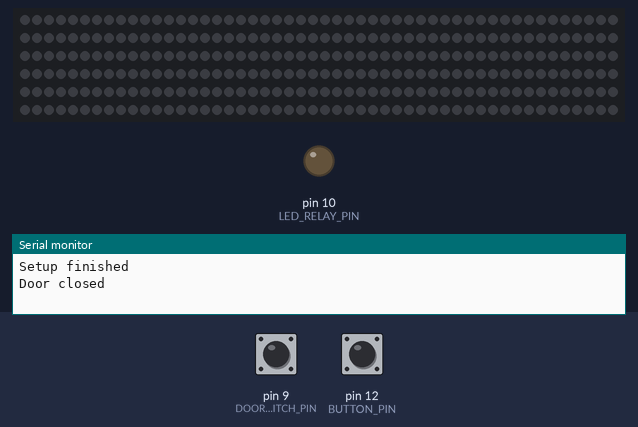
Recording of a sketch running on a simulated Arduino Uno, built with avr-gcc and run on an emulated ATmega328P. On the bench: 300 RGB LEDs in strip order, left to right, continuing on the next row, output pins drawn as LEDs (lit = HIGH), the last lines printed to the serial monitor. Inputs (shaded band) come from the test bench; at power-on: pin 9 (DOOR_SWITCH_PIN) HIGH, pin 12 (BUTTON_PIN) HIGH.

Above: at 1.2 s.
1.3 s: pin 9 (DOOR_SWITCH_PIN) pulled LOW for 0.15 s
At 2.1 s:
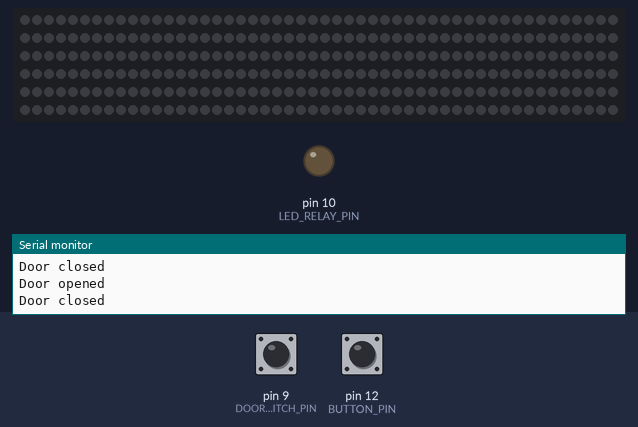
2.9 s: pin 12 (BUTTON_PIN) pulled LOW for 0.15 s
At 4.1 s:
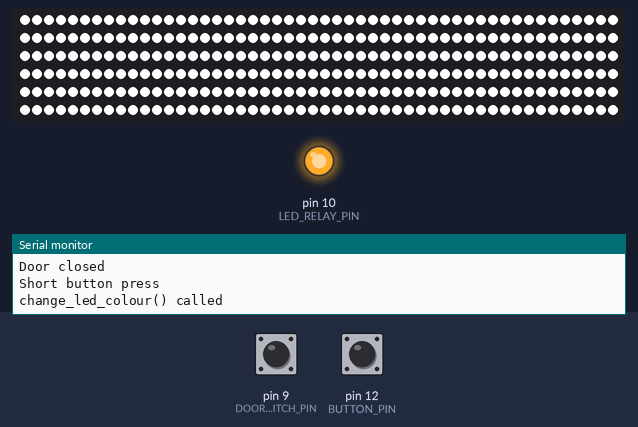
4.6 s: pin 12 (BUTTON_PIN) pulled LOW for 1 s
At 6.5 s:
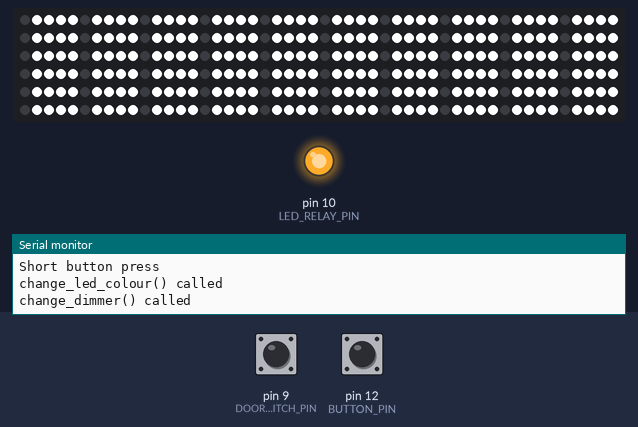
7.1 s: pin 12 (BUTTON_PIN) pulled LOW for 0.15 s
At 8.3 s:
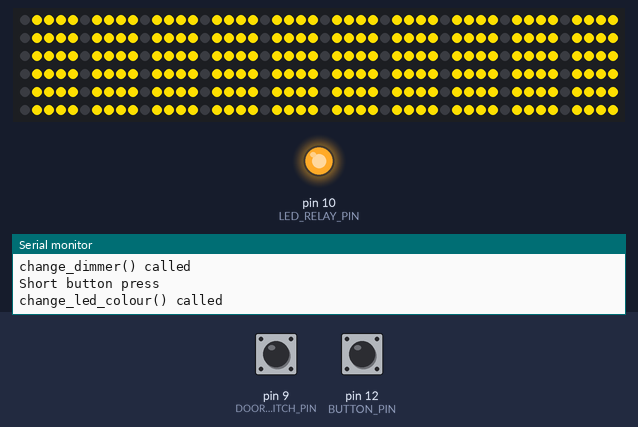
8.7 s: pin 9 (DOOR_SWITCH_PIN) pulled LOW for 1 s
At 10.7 s:
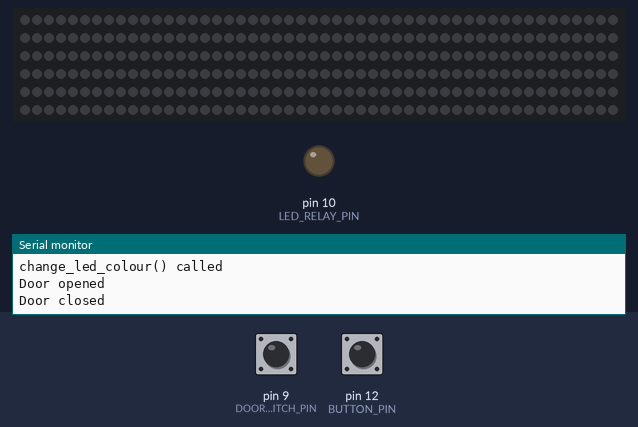
11.2 s: pin 9 (DOOR_SWITCH_PIN) pulled LOW for 3.2 s
At 11.7 s:
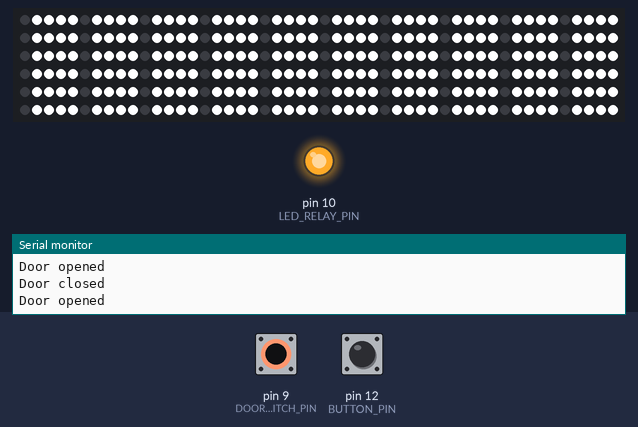
Timing chart, 0 to 15.9 s (numbered marks = the images above; inputs shaded):
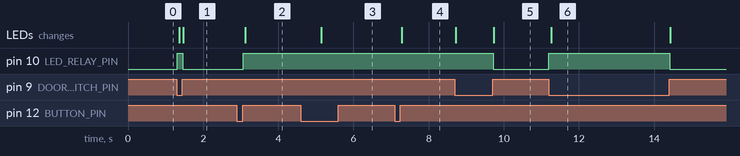

The sketch:

CanopyLights.ino
```cpp
// Adding a 5A fuse to your 12V supply cable is srtongly recommended

// There are two ways to use this module:
// - Run a cable from the DOOR terminal to a door switch that will ground it when the door is open
// or
// - Short the DOOR terminal to one of the GND terminals, and use your own external relay to switch the 12V supply

// LEDs are WS2815 (12V power with 5V logic, ~2kHz refresh reliably [though some datasheets will claim up to 8kHz])

// You'll need to install the FastLED library for this to compile
// Instructions for installing libraries with the library manager here: https://www.arduino.cc/en/guide/libraries#toc3
#include <FastLED.h>  // By Daniel Garcia (you can also get it at https://github.com/FastLED/FastLED if you want to install from zip)


// ========== Pins ==========
const uint8_t DOOR_SWITCH_PIN = 9;
const uint8_t LED_RELAY_PIN = 10;
const uint8_t LED_DATA_PIN = 11;
const uint8_t BUTTON_PIN = 12;


// ========== LED settings ==========
const uint16_t LED_COUNT = 300;  // This must be greater than or equal to the number of LEDs
const uint8_t BRIGHTNESS = 255;
// WS2815 LEDs haven't been added to FastLED, but WS2811 is close enough
#define LED_TYPE WS2811
const uint8_t DIMMER_GROUP_SIZE = 5;
const CRGB WHITE = CRGB::White;
const CRGB INSECT_COLOUR = CRGB(0xFF, 0xDF, 0x00);
const CRGB LEDS_OFF = CRGB::Black;
const uint32_t AUTO_POWER_OFF_TIME_MS = 600000;  // 10 minutes
const uint32_t LED_UPDATE_PERIOD = 50;  // 20 Hz


// ========== Button settings ==========
const uint32_t BUTTON_DEBOUNCE_MS = 50;
const uint32_t BUTTON_MAX_COLOUR_PRESS_MS = 500; // Holding the button longer than this will dim the LEDs
const uint32_t BUTTON_DIMMER_CYCLE_MS = 500;  // How often to change the LED dimming when the button is held


// ========== Door switch settings =========
const uint32_t DOOR_SWITCH_DEBOUNCE_MS = 50;


// ========== LED variables ==========
CRGB leds[LED_COUNT];
CRGB current_colour = WHITE;
int8_t current_dimming_level = 0;
uint32_t last_led_update = 0;
bool force_update = true;
uint32_t auto_power_off_timer_start = 0;


// ========== Button variables ==========
uint32_t last_button_transition = 0;


// ========== Relay variables ==========
bool relay_enabled = true;


void paint_leds(){
	if (millis() - last_led_update > LED_UPDATE_PERIOD || force_update){
		// Use the relay to turn the power to the LEDs on or off
		if (current_colour == LEDS_OFF){
			digitalWrite(LED_RELAY_PIN, LOW);
			relay_enabled = false;
		}
		else{
			digitalWrite(LED_RELAY_PIN, HIGH);
			if (!relay_enabled){
				delay(50);  // This gives the relay time to close before we send data to the LEDs
			}
			relay_enabled = true;
		}

		// current_dimming_level determines how many LEDs in a dimming group should be shut down.
		// DIMMER_GROUP_SIZE defines how many LEDs are in a dimming group.
		// The maximum dimming_level is DIMMER_GROUP_SIZE - 1 (otherwise you would shut down all LEDs)

		// Ensure dimming level isn't accidentally set too high or too low
		if (current_dimming_level > DIMMER_GROUP_SIZE - 1){
			current_dimming_level = DIMMER_GROUP_SIZE - 1;
		}
		if (current_dimming_level < 0){
			current_dimming_level = 0;
		}

		// Turn LEDs on/off to achieve the desired dimming level
		for(uint16_t led_num=0; led_num < LED_COUNT; led_num++){
			if (led_num % DIMMER_GROUP_SIZE >= current_dimming_level){
				leds[led_num] = current_colour;
			}
			else{
				leds[led_num] = LEDS_OFF;
			}
		}
		FastLED.show();
		last_led_update = millis();
	}
}


void change_dimmer(){
	Serial.println(F("change_dimmer() called"));
	static int8_t dimmer_direction = 1;
	current_dimming_level += dimmer_direction;
	if (current_dimming_level >= DIMMER_GROUP_SIZE - 1){
		dimmer_direction = -1;
	}
	else if (current_dimming_level == 0){
		dimmer_direction = 1;
	}
	force_update = true;
	auto_power_off_timer_start = millis();
}


void change_led_colour(){
	Serial.println(F("change_led_colour() called"));
	if (current_colour == WHITE){
		current_colour = INSECT_COLOUR;
	}
	else if (current_colour == INSECT_COLOUR){
		current_colour = LEDS_OFF;
	}
	else{
		current_colour = WHITE;
	}
	force_update = true;
	auto_power_off_timer_start = millis();
}


void check_button(){
	// Variables to keep track of the button through time
	// Note that a button state of HIGH means it's not pressed,
	// and LOW means that is is pressed because we're using the INPUT_PULLUP pin mode
	static uint8_t old_button_state = HIGH;
	static uint32_t last_dimmer_change = 0;

	// Read the button
	uint8_t new_button_state = digitalRead(BUTTON_PIN);

	// Check if the button has changed state
	if (new_button_state != old_button_state){
		old_button_state = new_button_state;
		// Debounce the button: https://www.arduino.cc/en/Tutorial/BuiltInExamples/Debounce
		if (millis() - last_button_transition >= BUTTON_DEBOUNCE_MS){
			// Change colour if the button was only pressed for a short time
			if (new_button_state == HIGH){
				if (last_dimmer_change == 0){
					Serial.println(F("Short button press"));
					change_led_colour();
				}
				last_dimmer_change = 0;
			}
			last_button_transition = millis();
		}
	}
	// Check if the button is being held
	else if (new_button_state == LOW && millis() - last_button_transition >= BUTTON_MAX_COLOUR_PRESS_MS){
		// Cycle the dimmer every so often
		if (millis() - last_dimmer_change >= BUTTON_DIMMER_CYCLE_MS){
			last_dimmer_change = millis();
			change_dimmer();
		}
	}
}


bool check_door_switch(){
	// This is very similar to the button code above
	static uint8_t old_switch_state = LOW;
	static uint32_t last_switch_transition = 0;

	uint8_t new_switch_state = digitalRead(DOOR_SWITCH_PIN);
	if (new_switch_state != old_switch_state){
		if (millis() - last_switch_transition >= DOOR_SWITCH_DEBOUNCE_MS){
			last_switch_transition = millis();
			old_switch_state = new_switch_state;

			if (new_switch_state == LOW){
				Serial.println(F("Door opened"));
				current_colour = WHITE;
				auto_power_off_timer_start = millis();
			}
			else{
				Serial.println(F("Door closed"));
				current_colour = LEDS_OFF;
			}
			force_update = true;
		}
	}
}


void power_off_timer(){
	if (millis() - auto_power_off_timer_start > AUTO_POWER_OFF_TIME_MS && current_colour != LEDS_OFF){
		current_colour = LEDS_OFF;
	}
}


void setup(){
	// Set up inputs and outputs
	pinMode(DOOR_SWITCH_PIN, INPUT_PULLUP);
	pinMode(LED_RELAY_PIN, OUTPUT);
	pinMode(BUTTON_PIN, INPUT_PULLUP);
	if (digitalRead(DOOR_SWITCH_PIN) == HIGH){
		current_colour = LEDS_OFF;  // Prevent the LEDs from flashing on bootup if the door is closed
	}

	// Set up LEDs
	FastLED.addLeds<LED_TYPE, LED_DATA_PIN>(leds, LED_COUNT).setCorrection(TypicalLEDStrip);
	FastLED.setBrightness(BRIGHTNESS);
	FastLED.clear();


	Serial.begin(115200);
	Serial.println(F("Setup finished"));
}


void loop(){
	check_button();
	check_door_switch();
	power_off_timer();
	paint_leds();
}
```

Measured:
- after the input at 1.3 s, pin 10 (LED_RELAY_PIN): LOW → HIGH at once, → LOW 0.15 s later; the LEDs: first change after 0.06 s (image 1 shows a later state)
- after the input at 2.9 s, pin 10 (LED_RELAY_PIN): LOW → HIGH after 0.16 s; the LEDs: change after 0.22 s (image 2)
- after the input at 4.6 s, the LEDs: change after 0.54 s (image 3)
- after the input at 7.1 s, the LEDs: change after 0.18 s (image 4)
- after the input at 8.7 s, pin 10 (LED_RELAY_PIN): HIGH → LOW after 1.0 s; the LEDs: first change at once (image 5 shows a later state)
- after the input at 11.2 s, pin 10 (LED_RELAY_PIN): LOW → HIGH at once, → LOW 3.2 s later; the LEDs: change after 0.06 s (image 6)
